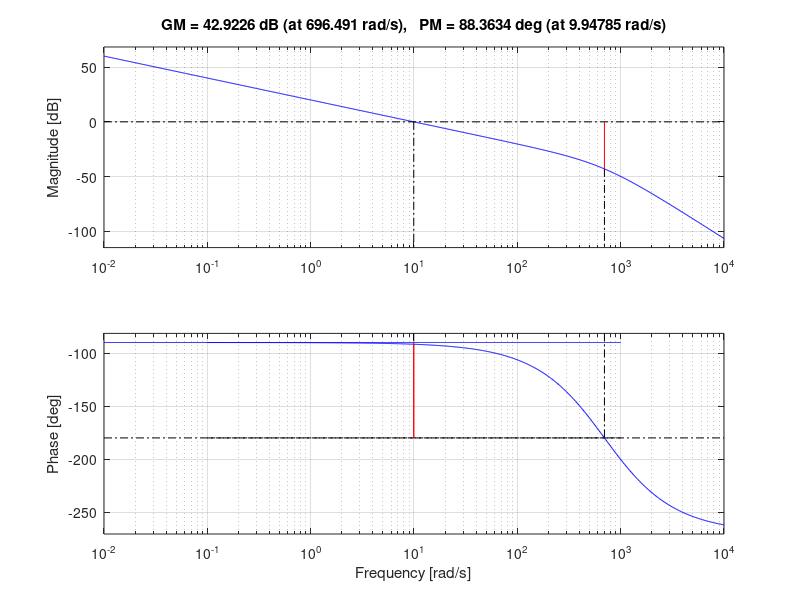
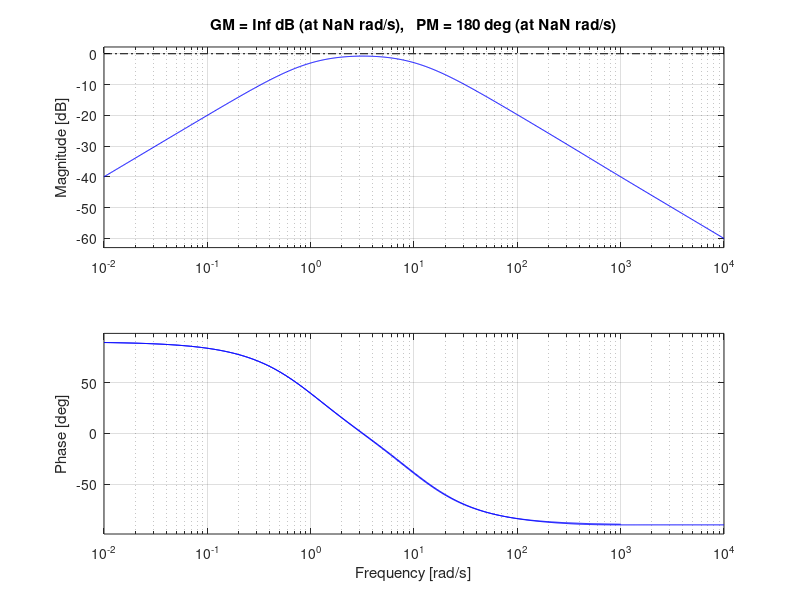

Here is the MATLAB script that generated these plots, in order: (Note: this script raises an error after producing the figures.)
%% Disturbance Attenuation
clear; close all; clc;
G = tf([8000],[1,21,420,400]);
Gd = tf([10],[1,1]);
[~,~,~,Wc] = margin(Gd);
G1 = tf([Wc],[1,0]);
%% Improper Controller
Fy_improper = series(G1,G^-1);
% Loop Gain
L_improper = G*Fy_improper;
% CLTF
Gdc_improper = Gd / (1+L_improper);
%% Proper Controller 
% Add 2 poles in order to make the Fy proper and ensure that the Bode plot
% of closed loop tf and step response remains the same
%% Observation: Take both poles at least at 70*Wc
p = 70*Wc;
Fy_proper = Fy_improper * tf([p^2],[1,2*p,p^2]);
% Loop Gain
L_proper = G*Fy_proper;
% CLTF
Gdc_proper = Gd / (1+L_proper);
%% Plotting
figure(1)
margin(L_improper)
hold on 
margin(L_proper)
hold off

figure(2)
margin(Gdc_improper)
hold on 
margin(Gdc_proper)
hold off

figure(3)
stepplot(Gdc_improper)
hold on 
stepplot(Gdc_proper)
hold off